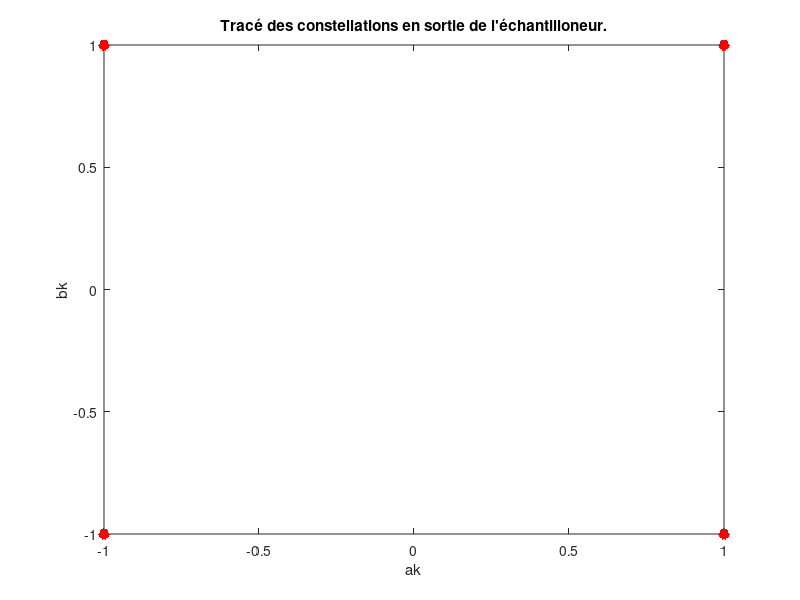

Here is the MATLAB script that generated this plot: (Note: this script raises an error after producing the figure.)
clear all
close all

%%%%%%%%%%%%%%%%%%%%%%%%%%%%%%%%%%%%%%%%%%%%%%%%%%%%%%%%%%%%%%%%%%%%%%%%%%%
% DVB-S                                           
%%%%%%%%%%%%%%%%%%%%%%%%%%%%%%%%%%%%%%%%%%%%%%%%%%%%%%%%%%%%%%%%%%%%%%%%%%%

Fe = 24000;  %fréquence d'échantillonage
Rb = 3000;   %débit binaire
fp = 2000;   %fréquence porteuse
Te = 1/Fe;
Tb = 1/Rb;

% Création des bits 
NbBits = 10000;
bits = randi([0 1], 1, NbBits);

% Paramètres du modulateur
M = 4;                      
Rs = Rb / log2(M);          
Ts = 1 / Rs;                
Ns = floor(Ts / Te);        
Nbs = NbBits / log2(M);    
Ne = Nbs * Ns;             

% Mapping
dk = (1-2*bits(1:2:NbBits) + 1i*(1-2*bits(2:2:NbBits))).';

% Tracé des constellations en sortie de l'échantilloneur
figure
plot(dk, 'pr', 'LineWidth', 3);
xlabel("ak");
ylabel("bk");
title("Tracé des constellations en sortie de l'échantilloneur.")

% Filtre de mise en forme en racine de cosinus surélevé
alpha = 0.35;                       % Roll-off
L = 10;
h = rcosdesign(alpha, L, Ns);       % Filtre de mise en forme

% Filtre de réception adapté
hr = fliplr(h);

% Signal en phase
I = real(dk);

% Signal en quadrature
Q = imag(dk);

% Peigne de Dirac
peigneDiracPhase = [kron(I', [1 zeros(1, Ns - 1)]) zeros(1,length(h))];
I2 = filter(h, 1, peigneDiracPhase);

peigneDiracQuadrature = [kron(Q', [1 zeros(1, Ns - 1)]) zeros(1,length(h))];
Q2 = filter(h, 1, peigneDiracQuadrature);

% Echelle temporelle
temps = [0:length(I2)-1]*Te;

signal = (I2 .* cos(2*pi*fp*temps)) - (Q2 .* sin(2*pi*fp*temps));

% DSP de l'enveloppe complexe associée au signal transmis
DSP = pwelch(I2+1i*Q2, [],[],[],Fe,'twosided');

figure;
echelle_frequentielle = linspace(-Fe/2, Fe/2, length(DSP));
semilogy(echelle_frequentielle, fftshift(abs(DSP)), 'r', 'LineWidth', 1.2);
xlabel("Fréquences (Hz)")
ylabel("DSP")
title("DSP de l'enveloppe complexe sans bruit");
 
bruitmax1 = 6;
EbN0db = [0:bruitmax1];
EbN0 = 10.^(EbN0db./10);

for k=1:length(EbN0db)
    rapp = EbN0(k);
    sigma = mean(abs(signal).^2)*Ns/(log2(4)*rapp);
    bruit = sqrt(sigma)*randn(1,length(signal)) + 1i*sqrt(sigma)*randn(1,length(signal));

    signal_transmis = I2 + 1i*Q2;
    signal_bruit = signal_transmis + bruit;

    Ibruit = I2 + real(bruit);
    Qbruit = Q2 + imag(bruit);

    figure;
    subplot(1,2,1);
    plot(temps, Ibruit);
    xlabel("Temps en secondes)");
    ylabel("Signal en phase");
    title("Signal en phase transmis pour Eb/N0 = " + EbN0db(k));

    subplot(1,2,2);
    plot(temps, Qbruit);
    xlabel("Temps en secondes");
    ylabel("Signal en quadrature");
    title("Signal en quadrature transmis pour Eb/N0(dB) = " + EbN0db(k));
    
    % DSP de l'enveloppe complexe associée au signal transmis
    DSP = pwelch(signal_bruit, [],[],[],Fe,'twosided');
    
    figure;
    echelle_frequentielle = linspace(-Fe/2, Fe/2, length(DSP));
    semilogy(echelle_frequentielle, fftshift(abs(DSP)));
    xlabel("Fréquences (Hz)")
    ylabel("DSP")
    title("DSP de l'enveloppe complexe pour Eb/N0(dB) = " + EbN0db(k));

    % Demodulation du signal
    signal_demod = filter(hr, 1, signal_bruit);
   
    n0 = L*Ns+1;
    dem = signal_demod(n0:Ns:length(signal_demod)-1);

    % Tracé des constellations en sortie du mapping et de l'échantilloneur
    figure
    plot(dem,'dg');
    hold on
    plot(dk, 'pr', 'LineWidth', 3);
    title("Constellations pour Eb/N0(dB) = " + EbN0db(k));
    
    % Demapping
    bits_estim = zeros(1, NbBits);
    bits_estim(1:2:NbBits) = real(dem) < 0;
    bits_estim(2:2:NbBits) = imag(dem) < 0;
    
    % Calcul du TEB
    taux_erreur = sum(bits_estim ~= bits)/length(bits);
    TEB(k) = taux_erreur;
end

%Comparaison TEB1 avec le TEB théortique.
TEB_theorique = qfunc(sqrt((log2(M)*EbN0)));
figure
semilogy(EbN0db, TEB);
hold on
semilogy(EbN0db, TEB_theorique);
xlabel('Eb/N0');
ylabel('TEB');
title("Comparaison TEB empirique avec le TEB théorique");
legend('TEB empirique','TEB Théorique')

